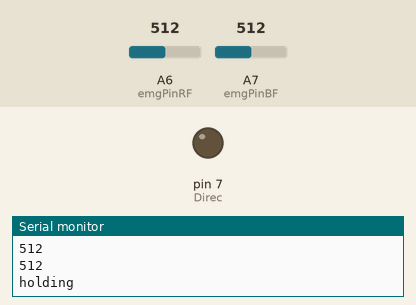
This sketch was run on a simulated Arduino Nano, built with avr-gcc and run on an emulated ATmega328P. Parts: output pins drawn as LEDs (lit = HIGH), the last lines printed to the serial monitor. Inputs (shaded band) come from the test bench; at power-on: A6 (emgPinRF) = 512, A7 (emgPinBF) = 512. Pins used as bus, display or sensor lines are not drawn.

Above: at 1.3 s.
1.4 s: A6 (emgPinRF) set to 277
3.1 s: A6 (emgPinRF) set to 246
At 3.8 s:
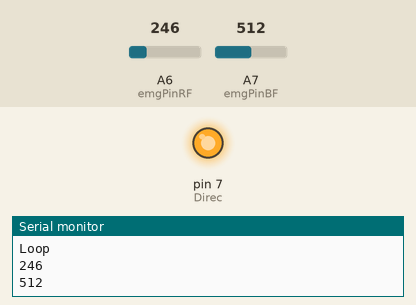
Timing chart, 0 to 6.1 s (numbered marks = the images above; inputs shaded):
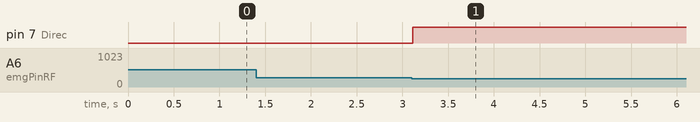

The sketch:

Prototype2TestNoEncoder.ino
```cpp
/* Prototype2TestNoEncoder.ino
 *  By Greg Boiczyk 4/11/2016
 *  Actuator code by Chunghwan Kim, 4/25/15
 *  Code to test Walk-Assist knee prototype 2.  Flexion/extension controlled by EMG from bicep fem and rect fem respectively
 *  No encoder angle.
 */
#define emgPinRF A6 //Pin for rect fem EMG - analog pin 6
#define emgPinBF A7 //pin for bicep fem EMG - analog pin 7
#define Power 6         // Digital out 3 controls (on/off) signal relay
#define Direc 7         // Digital out 4 controls (contraction/extension) signal relay
// theshhold is 1/2 of max read from testing on ring finger flexors. May need to be adjusted.
// Analog read value = voltage * 1023/5
#define emgThreshRF 260 // EMG threshhold voltage for rectus femoris - adjust this as needed
#define emgThreshBF 260 // EMG threshhold for biceps femoris - adjust this as needed
int emgReadRF; //EMG read for rectus femoris
int emgReadBF; //EMG read for biceps femoris
String rfOut;
String bfOut;
bool startup = true;
void setup() {
  Serial.begin(9600);
  pinMode(Power, OUTPUT);   // digital pin 6 as output
  pinMode(Direc, OUTPUT);   // digital pin 7 as output
  Serial.println("Startup");
    ext();
    delay(10);
    startup = false;
}

void loop() {
  emgRead();
  Serial.println("Loop");
  Serial.println(emgReadRF);
  Serial.println(emgReadBF);
    if(emgReadBF > emgThreshBF && emgReadRF < emgThreshRF){ // if emg thesh for bicep fem reached and emg thresh for rect fem not reached, contract
      cont();
      Serial.println("contracting");
      }
    else if(emgReadRF > emgThreshRF && emgReadBF < emgThreshBF){ // if emg threshhold for rect fem reached and emg thresh for biceps fem not reached, extend
      ext();
      Serial.println("extending");
    }
    else{
      hold();
      Serial.println("holding");
    }
  delay(500);
  }

void emgRead() // read voltage from EMG pins
{
  emgReadRF = analogRead(emgPinRF);
  emgReadBF = analogRead(emgPinBF);
}

void cont()                    //contract actuator (fold leg forward)
{
  digitalWrite(Power, HIGH); //power and direc pins high
  digitalWrite(Direc, HIGH);
  delay(100);
}


void ext()                    //extend actuator (extend leg backward)
{
  digitalWrite(Power, HIGH); //power pin high direc pin low
  digitalWrite(Direc, LOW);
  delay(100);
}


void hold()                    //stop moving, hold position
{
  digitalWrite(Power, LOW); //power pin low
  delay(100);
}
```

Measured:
- the behaviour switches between 260 and 259 on A6 (emgPinRF) (found by bisection; images 0 and 1)
- after the input at 3.1 s, pin 7 (Direc): LOW → HIGH at once
